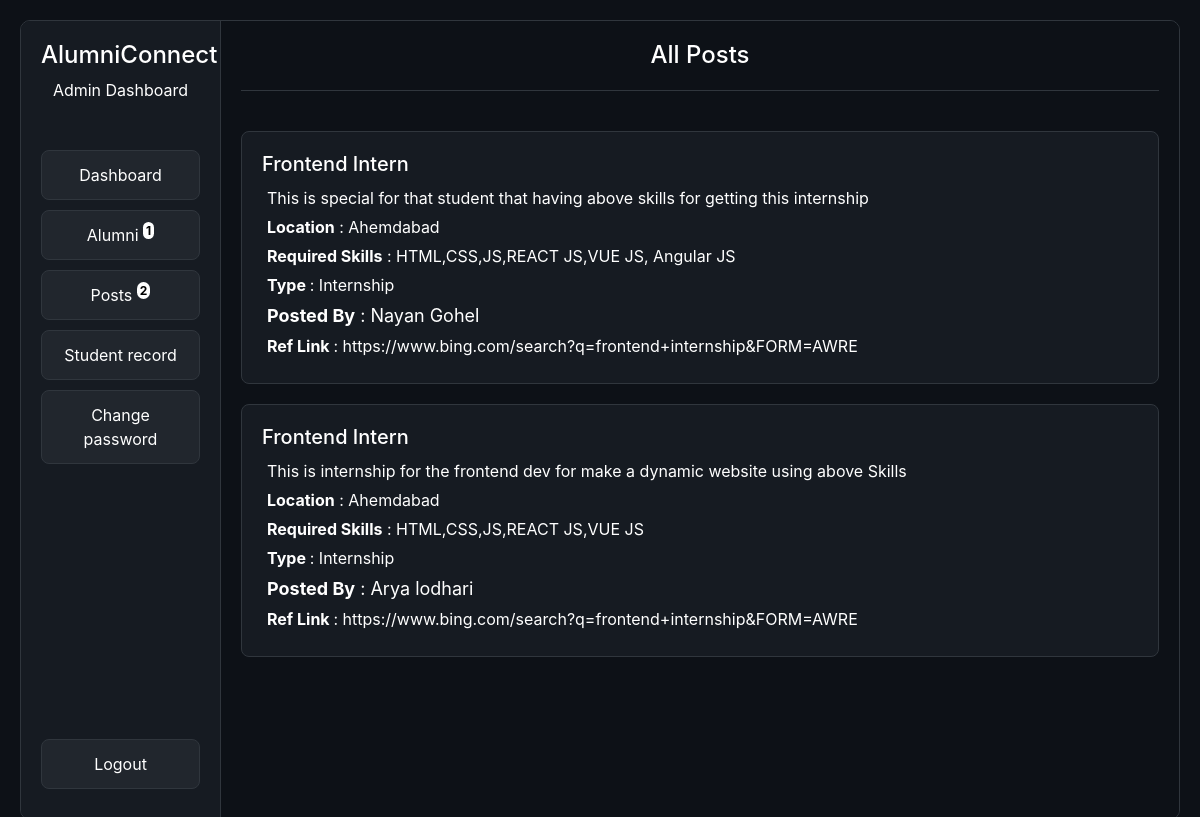
Page /admin/view_post_admin.php (signed in) on the committed database.
### tables this page shows
CREATE TABLE `postmaster` (
  `post_id` int(11) NOT NULL,
  `post_title` varchar(255) NOT NULL,
  `post_desc` varchar(255) NOT NULL,
  `post_location` varchar(255) NOT NULL,
  `post_ref_link` varchar(255) NOT NULL,
  `post_req_skill` varchar(255) NOT NULL,
  `post_job_type` enum('Internship','Job','Part-time') DEFAULT NULL,
  `post_ded_roadmap` varchar(255) NOT NULL,
  `post_created_at` timestamp NOT NULL DEFAULT current_timestamp(),
  `created_by` int(11) NOT NULL
);

CREATE TABLE `alumnimaster` (
  `alumni_id` int(11) NOT NULL,
  `Enrollment_No` bigint(20) NOT NULL,
  `alumni_name` varchar(255) NOT NULL,
  `alumni_bio` varchar(100) DEFAULT NULL,
  `alumni_email` varchar(255) NOT NULL,
  `alumni_add_year` int(11) NOT NULL,
  `alumni_pass_year` int(11) NOT NULL,
  `alumni_phone_no` bigint(20) NOT NULL,
  `alumni_password` varchar(255) NOT NULL,
  `alumni_department` enum('computer Engineering','information technology') NOT NULL DEFAULT 'computer Engineering',
  `alumni_college` enum('GEC MODASA') NOT NULL,
  `alumni_company_name` varchar(255) DEFAULT NULL,
  `created_at` timestamp NOT NULL DEFAULT current_timestamp(),
  `alumni_githublink` varchar(255) DEFAULT NULL,
  `alumni_linkedIn` varchar(255) DEFAULT NULL,
  `alumni_city` varchar(100) DEFAULT NULL,
  `req_status` enum('pending','accepted','rejected','') NOT NULL DEFAULT 'pending',
  `ID_Card` varchar(255) DEFAULT NULL
);

### admin/view_post_admin.php (the view, shortened to what this page needs)
<?php
include '../utills/db_conn.php';
$fetch_all_post = "SELECT p.*, am.alumni_name,am.alumni_email,am.alumni_id
    FROM postmaster as p
    JOIN alumnimaster as am ON am.alumni_id = p.created_by
    ORDER BY post_created_at DESC";
$result = $conn->query($fetch_all_post);
?>
<!DOCTYPE html>
<html lang="en">
<head>
</head>
<body style="margin: 0; padding: 0; font-family: 'Inter', sans-serif; background-color: #0d1117; color: white;">
    <div style="display: flex; height: 100vh; overflow: hidden; border: 1px solid #30363d; border-radius: 10px; margin: 20px;">
        <?php include "./sidebar.php" ?>
        <div style="flex-grow: 1; padding: 20px; box-sizing: border-box; background-color: #0d1117;">
            <h1 style="text-align: center; font-size: 24px; margin-bottom: 40px; border-bottom: 1px solid #30363d; padding-bottom: 20px;">All Posts</h1>
            <div style="display: flex; flex-direction: column; gap: 20px;">
                <?php
                if ($result):
                    while ($row = $result->fetch_assoc()):
                ?>
                        <div style="background-color: #161b22; padding: 20px; border-radius: 8px; border: 1px solid #30363d;">
                            <h2 style="font-size: 20px; margin-top: 0; margin-bottom: 10px;"><?= htmlspecialchars($row['post_title']) ?></h2>
                            <p style="font-size: 16px; margin: 5px;"><?= htmlspecialchars($row['post_desc']) ?></p>
                            <p style="font-size: 16px; margin: 5px;"><b>Location</b> : <?= htmlspecialchars($row['post_location']) ?></p>
                            <p style="font-size: 16px; margin: 5px;"><b>Required Skills</b> : <?= htmlspecialchars($row['post_req_skill']) ?></p>
                            <p style="font-size: 16px; margin: 5px;"><b>Type </b> : <?= htmlspecialchars($row['post_job_type']) ?></p>
                            <p style="font-size: 18px; margin: 5px;"><b>Posted By</b> : <?= htmlspecialchars($row['alumni_name']) ?></p>
                            <p style="font-size: 16px; margin: 5px;"><b>Ref Link </b> : <a href="<?= htmlspecialchars($row['post_ref_link']) ?>" style="text-decoration: none; color: white;" target="_blank"> <?= htmlspecialchars($row['post_ref_link']) ?></a></p>
                        </div>
                <?php endwhile;
                endif; ?>
            </div>
        </div>
    </div>
</body>
</html>

### admin/sidebar.php (shortened to what this page needs)
<?php
$sql_analystic = "SELECT
                        (SELECT COUNT(alumni_id) FROM alumni_student_master where is_registered = 1) AS total_alumni,
                        (SELECT COUNT(*) FROM postmaster) AS total_post
    ";
$total_analystics_res = isset($conn) ? $conn->query($sql_analystic) : null;
if ($total_analystics_res) {
    $final_analystics =  $total_analystics_res->fetch_assoc();
}
?>
<!DOCTYPE html>
<html lang="en">
<head>
    <link href="https://cdn.jsdelivr.net/npm/bootstrap@5.3.0/dist/css/bootstrap.min.css" rel="stylesheet">
    <link href="https://cdnjs.cloudflare.com/ajax/libs/font-awesome/6.4.0/css/all.min.css" rel="stylesheet">
</head>
<body>
    <div style="width: 200px; background-color: #161b22; padding: 20px; box-sizing: border-box; display: flex; flex-direction: column; border-right: 1px solid #30363d;">
        <h4 class="text-center">AlumniConnect</h4>
        <p class="text-center mb-5">Admin Dashboard</p>
        <a href="./admin_dashboard.php" onclick="sidebarTag('admin-dashboard')" id="admin-dashboard" style="background-color: #21262d; color: white; padding: 12px; margin-bottom: 10px; text-align: center; text-decoration: none; border-radius: 8px; border: 1px solid #30363d;">Dashboard</a>
        <a href="./alumni_show.php" onclick="sidebarTag('alumni-show')" id="alumni-show" style="background-color: #21262d; color: white; padding: 12px; margin-bottom: 10px; text-align: center; text-decoration: none; border-radius: 8px; border: 1px solid #30363d;">Alumni <sup style="background-color:white; color:black; padding:1px 3px; border-radius:12px; font-weight: bolder;"><?= htmlspecialchars($final_analystics['total_alumni']) ?? 0 ?></sup> </a>
        <a href="./view_post_admin.php" onclick="sidebarTag('view-post')" id="view-post" style="background-color: #21262d; color: white; padding: 12px; margin-bottom: 10px; text-align: center; text-decoration: none; border-radius: 8px; border: 1px solid #30363d;">Posts <sup style="background-color:white; color:black; padding:1px 3px; border-radius:12px; font-weight: bolder;"><?= htmlspecialchars($final_analystics['total_post']) ?? 0 ?></sup></a>
         <a href="./upload_student_excel.php" onclick="sidebarTag('student-show')" id="student-show" style="background-color: #21262d; color: white; padding: 12px; margin-bottom: 10px; text-align: center; text-decoration: none; border-radius: 8px; border: 1px solid #30363d;">Student record</a>
        <a href="./change_password.php" onclick="sidebarTag('change-password')" id="change-password" style="background-color: #21262d; color: white; padding: 12px; margin-bottom: 10px; text-align: center; text-decoration: none; border-radius: 8px; border: 1px solid #30363d;">Change password</a>
        <a href="./logout.php" onclick="sidebarTag('logout')" id="logout" style="background-color: #21262d; color: white; padding: 12px; margin-bottom: 10px; text-align: center; text-decoration: none; border-radius: 8px; border: 1px solid #30363d; margin-top: auto;">Logout</a>
    </div>
</body>
</html>

### rows in the picture
postmaster: post_title "Frontend Intern", post_desc "This is special for that student that having above skills for getting this internship", post_location "Ahemdabad", post_req_skill "HTML,CSS,JS,REACT JS,VUE JS, Angular JS", post_job_type "Internship", created_by.alumni_name "Nayan Gohel", post_ref_link "https://www.bing.com/search?q=frontend+internship&FORM=AWRE"
postmaster: post_title "Frontend Intern", post_desc "This is internship for the frontend dev for make a dynamic website using above Skills", post_location "Ahemdabad", post_req_skill "HTML,CSS,JS,REACT JS,VUE JS", post_job_type "Internship", created_by.alumni_name "Arya lodhari", post_ref_link "https://www.bing.com/search?q=frontend+internship&FORM=AWRE"

### other values in the picture
$final_analystics['total_alumni'] "1"
$final_analystics['total_post'] "2"
